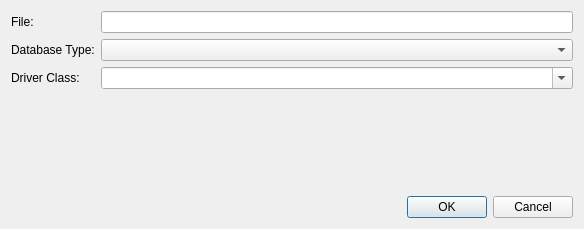
<?xml version="1.0" encoding="UTF-8"?>
<ui version="4.0">
 <class>JarInfoEditDialog</class>
 <widget class="QDialog" name="JarInfoEditDialog">
  <property name="geometry">
   <rect>
    <x>0</x>
    <y>0</y>
    <width>584</width>
    <height>229</height>
   </rect>
  </property>
  <property name="windowTitle">
   <string>Drivers &amp; Jars Dialog</string>
  </property>
  <layout class="QFormLayout" name="formLayout">
   <item row="0" column="0">
    <widget class="QLabel" name="label">
     <property name="text">
      <string>File:</string>
     </property>
    </widget>
   </item>
   <item row="0" column="1">
    <widget class="QLineEdit" name="le_file"/>
   </item>
   <item row="1" column="0">
    <widget class="QLabel" name="label_2">
     <property name="text">
      <string>Database Type:</string>
     </property>
    </widget>
   </item>
   <item row="1" column="1">
    <widget class="QComboBox" name="cbox_dbType"/>
   </item>
   <item row="2" column="0">
    <widget class="QLabel" name="label_3">
     <property name="text">
      <string>Driver Class:</string>
     </property>
    </widget>
   </item>
   <item row="2" column="1">
    <widget class="QComboBox" name="cbox_driverClass">
     <property name="editable">
      <bool>true</bool>
     </property>
    </widget>
   </item>
   <item row="3" column="1">
    <spacer name="verticalSpacer">
     <property name="orientation">
      <enum>Qt::Vertical</enum>
     </property>
     <property name="sizeHint" stdset="0">
      <size>
       <width>20</width>
       <height>40</height>
      </size>
     </property>
    </spacer>
   </item>
   <item row="4" column="0" colspan="2">
    <layout class="QHBoxLayout" name="horizontalLayout">
     <item>
      <spacer name="horizontalSpacer">
       <property name="orientation">
        <enum>Qt::Horizontal</enum>
       </property>
       <property name="sizeHint" stdset="0">
        <size>
         <width>40</width>
         <height>20</height>
        </size>
       </property>
      </spacer>
     </item>
     <item>
      <widget class="QPushButton" name="btn_ok">
       <property name="text">
        <string>OK</string>
       </property>
      </widget>
     </item>
     <item>
      <widget class="QPushButton" name="btn_cancel">
       <property name="text">
        <string>Cancel</string>
       </property>
      </widget>
     </item>
    </layout>
   </item>
  </layout>
 </widget>
 <resources/>
 <connections/>
</ui>
